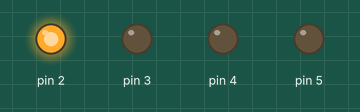
The sketch below on a simulated Arduino Uno, built with avr-gcc and run on an emulated ATmega328P. On the bench: output pins drawn as LEDs (lit = HIGH).

Above: at 0.05 s.
At 0.75 s:
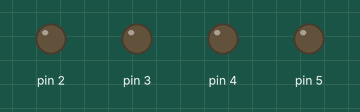
At 1.45 s:
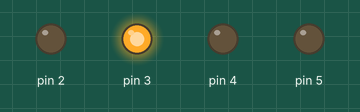
At 1.85 s:
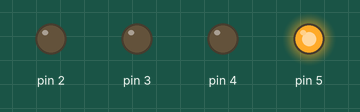
At 2.85 s:
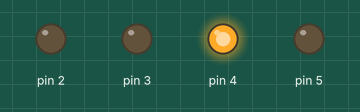
Timing chart, 0 to 3.1 s (numbered marks = the images above):
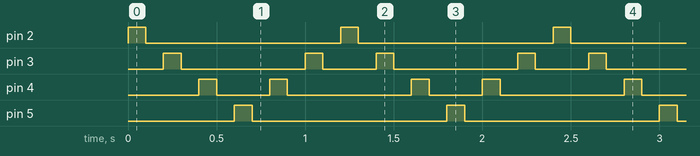

The sketch:

KnightRider.ino
```cpp
int d = 100;

void setup() {
  // put your setup code here, to run once:
  pinMode(2,OUTPUT);
  pinMode(3,OUTPUT);
  pinMode(4,OUTPUT);
  pinMode(5,OUTPUT);

}

void loop() {
  // put your main code here, to run repeatedly:
  for (int a=2;a<6;a++)
   {
    digitalWrite(a,HIGH);
    delay(d);
    digitalWrite(a,LOW);
    delay(d);
   }
  for (int a=4;a>2;a--)
   {
    digitalWrite(a,HIGH);
    delay(d);
    digitalWrite(a,LOW);
    delay(d);
   }

}
```

Measured:
- by itself, pin 2, pin 5: alternates HIGH for 0.10 s and LOW for 1.1 s
- by itself, pin 3: repeats every 1.2 s: LOW 0.70 s, HIGH 0.10 s, LOW 0.30 s, HIGH 0.10 s
- by itself, pin 4: repeats every 1.2 s: LOW 0.30 s, HIGH 0.10 s, LOW 0.70 s, HIGH 0.10 s
